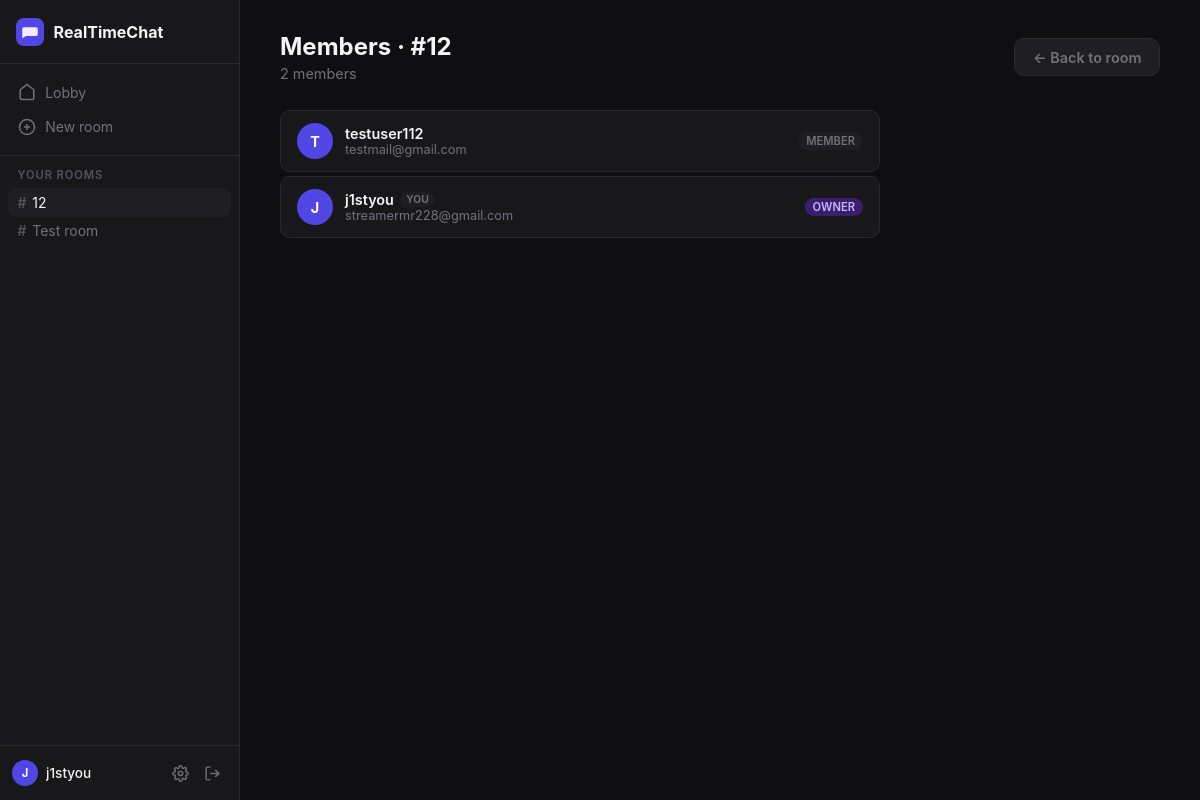
The page /12/members/ (signed in) on the database its author committed.
### rooms/models.py (models this page shows, shortened)
class Room(TimestampedModel):
    class RoomType(models.TextChoices):
        GROUP = "group", "Group"
        DIRECT = "direct", "Direct message"
        CHANNEL = "channel", "Channel"
    name = models.CharField(max_length=100)
    slug = models.SlugField(max_length=110, unique=True, db_index=True)
    description = models.CharField(max_length=300, blank=True, default="")
    room_type = models.CharField(
        max_length=10,
        choices=RoomType.choices,
        default=RoomType.GROUP,
        db_index=True,
    )
    is_private = models.BooleanField(default=False)
    created_by = models.ForeignKey(
        settings.AUTH_USER_MODEL,
        on_delete=models.SET_NULL,
        null=True,
        related_name="created_rooms",
    )
    class Meta:
        verbose_name = "room"
        verbose_name_plural = "rooms"
        ordering = ["name"]

class Membership(TimestampedModel):
    class Role(models.TextChoices):
        OWNER = "owner", "Owner"
        ADMIN = "admin", "Admin"
        MEMBER = "member", "Member"
    user = models.ForeignKey(
        settings.AUTH_USER_MODEL,
        on_delete=models.CASCADE,
        related_name="memberships",
    )
    room = models.ForeignKey(
        Room,
        on_delete=models.CASCADE,
        related_name="memberships",
    )
    role = models.CharField(
        max_length=10,
        choices=Role.choices,
        default=Role.MEMBER,
    )
    last_read_at = models.DateTimeField(null=True, blank=True, db_index=True)
    class Meta:
        verbose_name = "membership"
        verbose_name_plural = "memberships"
        unique_together = [("user", "room")]
        ordering = ["-created_at"]

### accounts/models.py (models this page shows, shortened)
class User(AbstractBaseUser, PermissionsMixin):
    email = models.EmailField(unique=True, db_index=True)
    username = models.CharField(max_length=40, unique=True, db_index=True)
    is_active = models.BooleanField(default=True)
    is_staff = models.BooleanField(default=False)
    date_joined = models.DateTimeField(default=timezone.now)
    objects = UserManager()
    USERNAME_FIELD = "email"
    REQUIRED_FIELDS = ["username"]
    class Meta:
        verbose_name = "user"
        verbose_name_plural = "users"
        ordering = ["-date_joined"]

### rooms/views.py (the view)
# urls.py: path("<slug:slug>/members/", views.members_view, name="members"),
@login_required
def members_view(request, slug):
    room = get_object_or_404(Room, slug=slug)
    if not is_member(request.user, room):
        return redirect("rooms:lobby")
    memberships = (
        Membership.objects
        .filter(room=room)
        .select_related("user", "user__profile")
        .order_by("role", "created_at")
    )
    user_membership = memberships.filter(user=request.user).first()
    return render(request, "rooms/members.html", {
        "room": room,
        "memberships": memberships,
        "user_membership": user_membership,
        "can_manage": is_owner_or_admin(request.user, room),
    })

### rooms/context_processors.py (called while the page is built)
def sidebar_rooms(request):
    if not request.user.is_authenticated:
        return {"sidebar_rooms": []}
    rooms = (
        Room.objects
        .filter(memberships__user=request.user)
        .only("name", "slug")
        .order_by("name")
    )
    return {"sidebar_rooms": rooms}

### rooms/services.py (called while the page is built)
def is_member(user, room):
    return Membership.objects.filter(user=user, room=room).exists()

def is_owner_or_admin(user, room):
    return Membership.objects.filter(
        user=user,
        room=room,
        role__in=[Membership.Role.OWNER, Membership.Role.ADMIN],
    ).exists()

### rooms/templates/rooms/members.html (shortened to what this page needs)
{% extends "rooms/base.html" %}
{% block content %}
<div class="page-header">
  <div>
    <h1 class="page-title">Members · #{{ room.name }}</h1>
    <p class="page-subtitle">{{ memberships.count }} member{{ memberships.count|pluralize }}</p>
  </div>
  <a href="{% url 'rooms:detail' room.slug %}" class="btn btn--ghost">← Back to room</a>
</div>
<ul class="member-list">
  {% for m in memberships %}
    <li class="member-card">
      <div class="avatar avatar--md">{{ m.user.username|first|upper }}</div>
      <div class="member-card__body">
        <span class="member-card__name">
          {{ m.user.username }}
          {% if m.user == request.user %}<span class="label-you">you</span>{% endif %}
        </span>
        <span class="member-card__email">{{ m.user.email }}</span>
      </div>
      <span class="role-badge role-badge--{{ m.role }}">{{ m.get_role_display }}</span>
    </li>
  {% endfor %}
</ul>
{% endblock %}

### rooms/templates/rooms/base.html (shortened to what this page needs)
{% load static %}
<!DOCTYPE html>
<html lang="en">
<head>
  <link rel="stylesheet" href="{% static 'css/app.css' %}">
</head>
<body>
  <div class="layout">
    <aside class="sidebar">
      <div class="sidebar__logo">
        <svg width="28" height="28" viewBox="0 0 36 36" fill="none">
          <rect width="36" height="36" rx="10" fill="#4F46E5"/>
          <path d="M8 24V14a2 2 0 012-2h16a2 2 0 012 2v7a2 2 0 01-2 2H13l-5 3v-2z"
                fill="white" fill-opacity="0.9"/>
        </svg>
        <span>RealTimeChat</span>
      </div>
      <nav class="sidebar__nav">
        <a href="{% url 'rooms:lobby' %}" class="sidebar__link {% block nav_lobby %}{% endblock %}">
          <svg width="18" height="18" viewBox="0 0 24 24" fill="none" stroke="currentColor" stroke-width="2">
            <path d="M3 9l9-7 9 7v11a2 2 0 01-2 2H5a2 2 0 01-2-2z"/>
          </svg>
          Lobby
        </a>
        <a href="{% url 'rooms:create' %}" class="sidebar__link {% block nav_create %}{% endblock %}">
          <svg width="18" height="18" viewBox="0 0 24 24" fill="none" stroke="currentColor" stroke-width="2">
            <circle cx="12" cy="12" r="10"/><line x1="12" y1="8" x2="12" y2="16"/>
            <line x1="8" y1="12" x2="16" y2="12"/>
          </svg>
          New room
        </a>
      </nav>
      <div class="sidebar__rooms">
        <p class="sidebar__section-label">Your rooms</p>
        {% for room in sidebar_rooms %}
          <a href="{% url 'rooms:detail' room.slug %}"
             class="sidebar__room {% if request.resolver_match.kwargs.slug == room.slug %}sidebar__room--active{% endif %}">
            <span class="sidebar__room-hash">#</span>{{ room.name }}
          </a>
        {% empty %}
          <p class="sidebar__empty">No rooms yet</p>
        {% endfor %}
      </div>
      <div class="sidebar__footer">
        <div class="sidebar__user">
          <div class="avatar avatar--sm">{{ request.user.username|first|upper }}</div>
          <span class="sidebar__username">{{ request.user.username }}</span>
        </div>
        <div class="sidebar__actions">
          <a href="{% url 'accounts:change-password' %}" class="sidebar__icon-btn" title="Settings">
          </a>
          <form method="post" action="{% url 'accounts:logout' %}" style="margin:0">
            <button type="submit" class="sidebar__icon-btn" title="Sign out">
              <svg width="17" height="17" viewBox="0 0 24 24" fill="none" stroke="currentColor" stroke-width="2">
                <path d="M9 21H5a2 2 0 01-2-2V5a2 2 0 012-2h4"/>
                <polyline points="16 17 21 12 16 7"/><line x1="21" y1="12" x2="9" y2="12"/>
              </svg>
            </button>
          </form>
        </div>
      </div>
    </aside>
    <main class="main">
      {% block content %}{% endblock %}
    </main>
  </div>
</body>
</html>

### rows shown on the page
Room: name "12"
Room: name "Test room"
User: user.username|first "J", user.username "j1styou"
Membership: user.username|first "T", user.username "testuser112", user.email "testmail@gmail.com", role "MEMBER"
Membership: user.username|first "J", user.username "j1styou", shows "YOU", user.email "streamermr228@gmail.com", role "OWNER"

### other values the page prints
{{ memberships.count }} "2"
